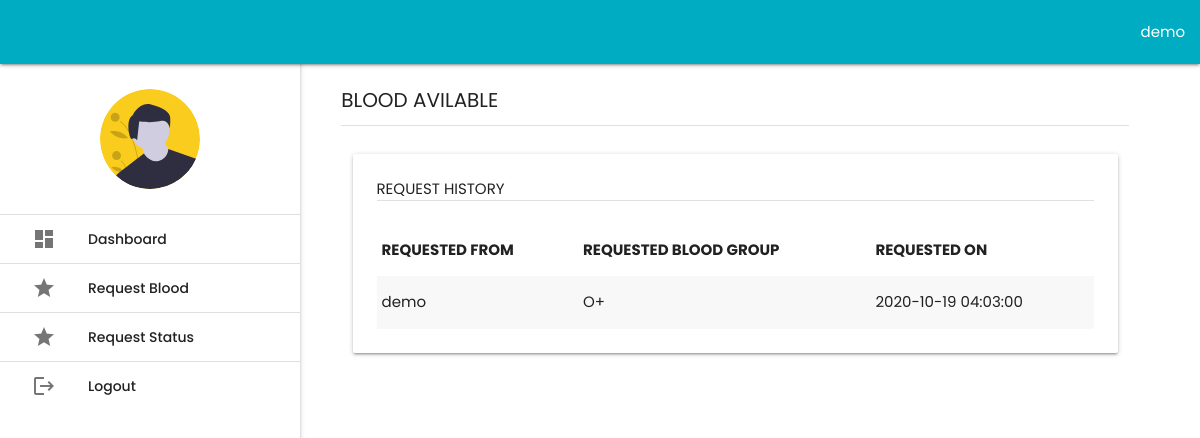
The page /user/requeststatus.php (signed in) on the database its author committed.
### tables this page shows
CREATE TABLE `tbl_users` (
  `userID` int(11) NOT NULL,
  `userName` varchar(100) NOT NULL,
  `userEmail` varchar(100) NOT NULL,
  `userPass` varchar(100) NOT NULL,
  `userType` varchar(100) NOT NULL,
  `userBloodGroup` varchar(20) NOT NULL,
  `userStatus` enum('Y','N') NOT NULL DEFAULT 'N',
  `tokenCode` varchar(100) NOT NULL
);

CREATE TABLE `blood_request` (
  `reqID` int(10) NOT NULL,
  `hospitalName` varchar(256) NOT NULL,
  `requesterName` varchar(256) NOT NULL,
  `requesterBloodGroup` varchar(10) NOT NULL,
  `requestDate` timestamp NOT NULL DEFAULT CURRENT_TIMESTAMP ON UPDATE CURRENT_TIMESTAMP
);

### user/php/handeler.php (called while the page is built, shortened)
<?php
class USER
{
 private $conn;
 public function __construct()
 {
  $database = new Database();
  $db = $database->dbConnection();
  $this->conn = $db;
}
 public function runQuery($sql)
 {
  $stmt = $this->conn->prepare($sql);
  return $stmt;
 }
}

### user/requeststatus.php (the view, shortened to what this page needs)
<?php
require_once './php/handeler.php';
$user_home = new USER();
$stmt = $user_home->runQuery("SELECT * FROM tbl_users WHERE userID=:uid");
$stmt->execute(array(":uid"=>$_SESSION['userSession']));
$row = $stmt->fetch(PDO::FETCH_ASSOC);
?>
<!DOCTYPE html>
<html lang="en" >
<head>
  <link rel='stylesheet' href='https://cdnjs.cloudflare.com/ajax/libs/materialize/1.0.0/css/materialize.min.css'>
<link rel='stylesheet' href='https://fonts.googleapis.com/icon?family=Material+Icons|Poppins'><link rel="stylesheet" href="./style.css">
<link rel="stylesheet" href="./css/dashboard.css">
</head>
<body>
<!DOCTYPE html>
<html lang="en">
<head>
</head>
<body>
	<div class="navbar-fixed">
		<nav class="colored">
		    <div class="nav-wrapper">
		      	<ul class="right hide-on-med-and-down">
		        	<li><a class="dropdown-trigger" href="#!" data-target="dropdown1"><?php echo $row['userName']; ?></a></li>
			    </ul>
		    </div>
		</nav>
	</div>
	<div class="row">
		<div class="col s12 m12 l3">
			<ul id="slide-out" class="sidenav sidenav-fixed sidebar-clear-parent">
				<li class="img-thumb valign-wrapper">
					<img src="./img/avatar.svg" class="circle" alt="" height="100px">
				</li>
                <li class="bordered"><a class="waves-effect" href="home.php"><i class="material-icons">dashboard</i>Dashboard</a></li>
				<li class="bordered"><a class="waves-effect" href="requestblood.php"><i class="material-icons">star</i>Request Blood</a></li>
				<li class="bordered"><a class="waves-effect" href="requeststatus.php"><i class="material-icons">star</i>Request Status</a></li>
				<li class="bordered"><a tabindex="-1" href="./php/logout.php" class="waves-effect"><i class="material-icons">logout</i>Logout</a></li>
			</ul>
		</div>
		<div class="container admin-content">
			<div class="col s12 m12 l9 offset-l3">
				<div class="hero-title">BLOOD AVILABLE</div>
				<div class="divider"></div>
				<div class="admin-content">
                    <div class="col s12 m12 20">
						<div class="card">
							<div class="card-content">
								<p>REQUEST HISTORY</p>
								<div class="divider"></div>
								<br>
								<div class="right-align">
                                <table class="striped">
                                <thead>
                                <tr>
                                    <th>REQUESTED FROM</th>
                                    <th>REQUESTED BLOOD GROUP</th>
                                    <th>REQUESTED ON</th>
                                </tr>
                                </thead>
                                <tbody>
								<?php
									$sql = $user_home->runQuery("SELECT * FROM blood_request WHERE hospitalName=:rname");
									$sql->execute(array(":rname"=>$row["userName"]));
									if($sql->rowCount() > 0)
									{
									while($result = $sql->fetch(PDO::FETCH_ASSOC))
									{
										?>
										<tr>
                                    <td><?php echo $result['hospitalName']; ?></td>
                                    <td><?php echo $result['requesterBloodGroup']; ?></td>
                                    <td><?php echo $result['requestDate']; ?></td>
                                </tr>
										<?php
									}
								}
								else{
									echo"No Record Found";
								}
								?>
                                </tbody>
                            </table>
								</div>
							</div>
						</div>
					</div>
				</div>
			</div>
		</div>
	</div>
</body>
</html>
</body>
</html>

### hospital/css/style.css (style rules this page uses)
* { padding:0; margin:0; box-sizing:border-box; font-family:'Poppins', sans-serif; }

### user/css/dashboard.css (style rules this page uses)
body,html { font-family: "Poppins"; margin: 0; padding: 0; }
.colored { background-color: #00acc1; }
.navbar-fixed { z-index: 9999; }
.bordered { border-top: 1px solid #E0E0E0; }
.img-thumb { height: 150px; justify-content: center; background-position: center; background-repeat: no-repeat; background-size:100px; }
.admin-content { margin-top: 20px; text-align: justify; z-index: -2; }
.hero-title { font-size: 20px; margin-bottom: 10px; }
@media only screen and (min-width: 1100px) { .container { width: 90% !important; } }

### rows shown on the page
tbl_users: userName "demo"
blood_request: hospitalName "demo", requesterBloodGroup "O+", requestDate "2020-10-19 04:03:00"
